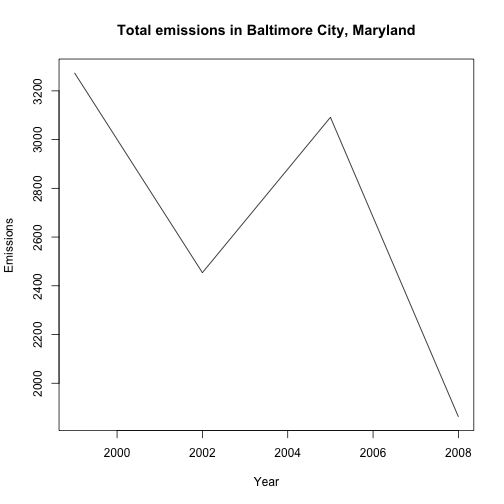

Generate this figure with R:
plot2 <- function(data, title="Total emissions in Baltimore City, Maryland", labels = c("Year", "Emissions")){
  plot(data, type = "l", main = title, xlab = labels[1], ylab = labels[2]);
}
